Frame 1 (no input): blank canvas, image omitted
Frame 60 (the mouse pressed at the canvas centre just before this capture): blank canvas, image omitted
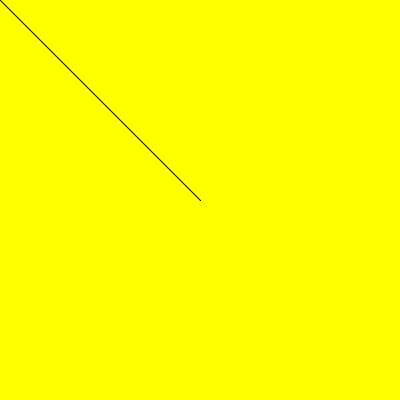
Frame 120 (the mouse held since frame 60 and released just before this capture)

The Processing sketch whose frames 1 and 60 were blank and that drew this single picture after the mouse press (run headless with seeded random() and noise(); from frame 60 on, the mouse is pressed at the canvas centre):

// Processing sketch: week17-2
// ── week17-2.pde
void setup(){
  size(400,400);
  background(255,255,0);
}
void draw(){
  if(mousePressed){
    line(mouseX,mouseY,pmouseX,pmouseY);
  }
}
void keyPressed(){
  if(key=='1') stroke(255,0,0);
  if(key=='2') stroke(0,255,0);
  if(key=='3') stroke(0,0,255);
}
